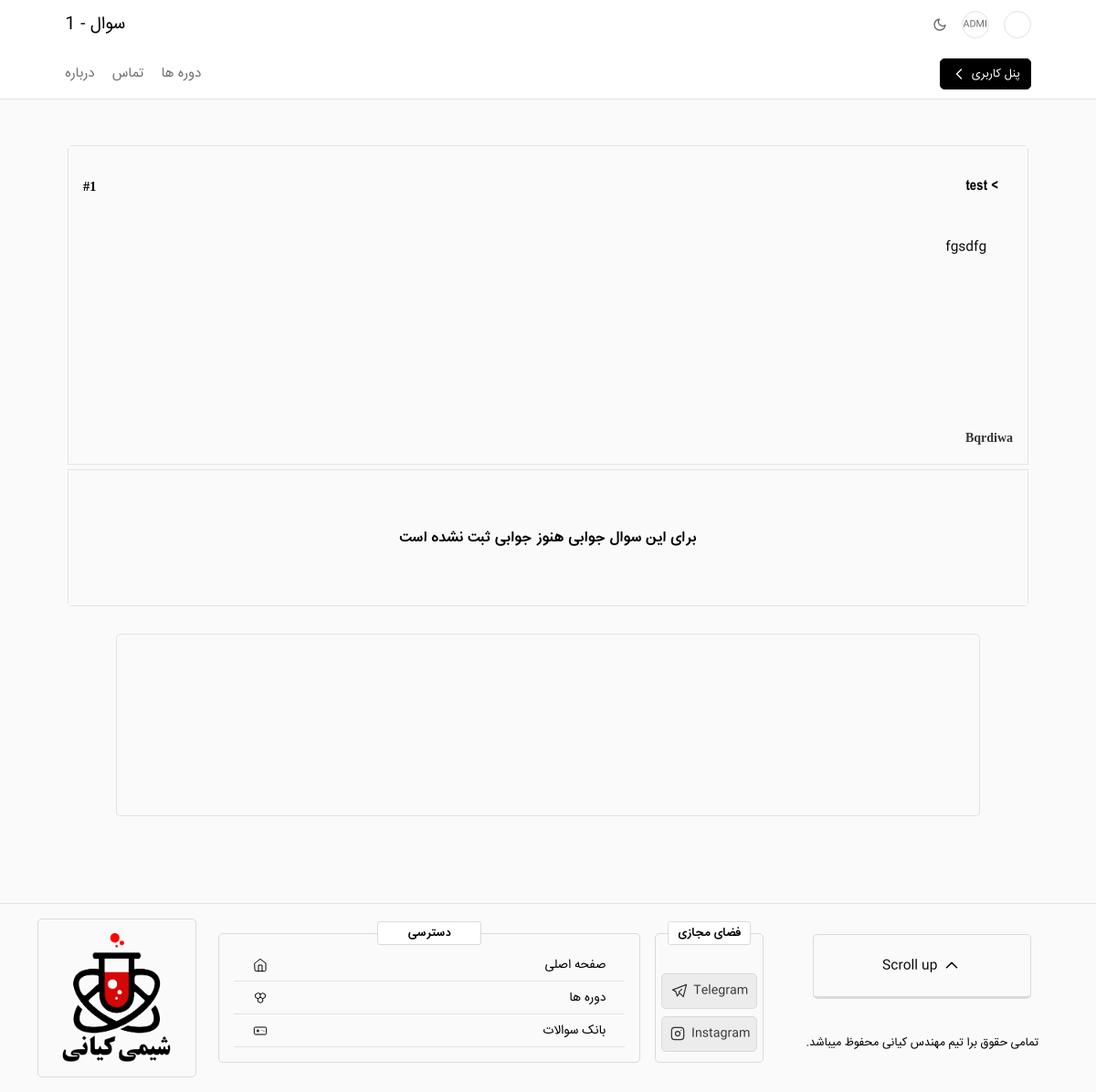
The page /solution/question-1/ (signed in) on the database its author committed.
### home/models.py (models this page shows, shortened)
class Solution(models.Model):
    grad = [('دهم','دهم'),('یازدهم','یازدهم'),('دوازدهم','دوازدهم')]
    fasl = [('اول','فصل اول'),('دوم','فصل دوم'),('سوم','فصل سوم'),('چهارم','فصل چهارم')]
    title = models.CharField(max_length=128)
    content = models.CharField(max_length=480)
    moredata = models.ImageField(upload_to='probloms_pics', blank=True, null=True)
    sender = models.ForeignKey(Student, on_delete=models.CASCADE)
    position = models.CharField(default='باز', max_length=10)
    create_time = models.DateTimeField(default=timezone.now)
    publish = models.BooleanField(default=False)
    grade = models.CharField(max_length=16,choices=grad,default='')
    unit = models.CharField(max_length=16,choices=fasl,default='')

class Student(PermissionsMixin,AbstractBaseUser):
    grad = [('',''),('دهم','دهم'),('یازدهم','یازدهم'),('دوازدهم','دوازدهم'),('فارغ التحصیل','فارغ التحصیل')]
    subjec = [('',''),('تجربی','تجربی'),('ریاضی','ریاضی'),('انسانی','انسانی')]
    username = models.CharField(max_length=32,unique=True)
    full_name = models.CharField(max_length=32,default='', blank=True)
    grade = models.CharField(max_length=16,choices=grad,default='', blank=True)
    subject = models.CharField(max_length=16,choices=subjec,default='')
    phone_number = models.CharField(max_length=10,default='', blank=True)
    date_created  = models.DateTimeField(default=timezone.now)
    plans = models.ManyToManyField(Plan, blank=True)
    is_staff = models.BooleanField(default=False)
    is_superuser = models.BooleanField(default=False)
    is_active = models.BooleanField(default=False)
    USERNAME_FIELD = 'username'
    REQUIRED_FIELDS = ('phone_number',)
    objects = CustomUserManager()

### home/decorators.py (the view)
    def wrapper(request, *args, **kwargs):
        user = request.user
        BasePlan = Plan.objects.get(pk=1)
        if BasePlan in user.plans.all():
            return view_func(request,*args,**kwargs)
        else:
            messages.success(request, f'شما برای دیدن این صفحه باید دوره {BasePlan.name} را داشته باشید')
            return redirect('plans')

### home/templates/home/question_view.html (shortened to what this page needs)
{% extends 'home/base.html'%}
{%load static%}
{% block content %}
<link rel="stylesheet" href="{%static 'css/question_view.css'%}">
<main>
    <div class="q-a-container">
        <div class="question">
            <div class="question-detail">
                <div class="q-t">
                    <p class="question-id">#{{Q.pk}}</p>
                    <p class="question-title">> {{Q.title}}</p>
                </div>
                <p class="question-content">{{Q.content}}</p>
                <div class="last-detail">
                    <p class="user-profile">{{Q.sender.username}}</p>
                </div>
            </div>
        </div>
        {%if answer%}
            <div class="question" id="answer">
                {%if answer.file%}
                    {% if answer.get_file_type == 'image'%}
                        <div class="image">
                            <img src="{{answer.file.url}}">
                        </div>
                    {%else%}
                        <div class="image">
                            <video src="{{answer.file.url}}" controls>
                        </div>
                    {%endif%}
                {%endif%}
                <div class="answer-detail">
                    <p class="answer-content">{{answer.content}}</p>
                    <div class="last-detail">
                        <p class="user-profile">َAdmin</p>
                        <p>{{answer.subject}}</p>
                    </div>
                </div>
            </div>
        {%else%}
        <div class="no-a-cont" id="answer">
            برای این سوال جوابی هنوز جوابی ثبت نشده است
        </div>
        {%endif%}
    </div>
    <div class="more-data">
    </div>
</main>
{% endblock content %}

### static/css/globals.css (style rules this page uses)
body, html { margin: 0; padding: 0; width: 100%; height: 100%; }
body { min-height: 100vh; }
*, *:before, *:after { -webkit-box-sizing: inherit; -moz-box-sizing: inherit; box-sizing: inherit; font-family: 'IRSans'; }
main { max-width: 1100px; margin: 0 auto; padding: 0 1.5em; }

### static/css/question_view.css (style rules this page uses)
.question { width: 100%; display: flex; flex-direction: row; flex-wrap: wrap; height: fit-content; overflow: hidden; }
.question-detail { padding: 1em ; flex: 1; min-height: 350px; direction: rtl; border: 1px solid #e2e2e2; display: flex; gap: 10px; width: 100%; flex-direction: column; }
.q-t { display: flex; flex-direction: row-reverse; justify-content: space-between; height: fit-content; }
.question-title { font-family: IRSansB; border-radius: 5px; font-size: 1rem; padding: 1em; flex: 1; }
.no-a-cont { overflow: hidden; display: flex; width: 100%; height: 150px; justify-content: center; align-items: center; font-weight: bolder; font-family: IRSansB; direction:rtl; line-height: 30px; padding: 1em; border: 1px solid #e2e2e2; }
.question-id { font-family: Poppins; font-size: .9rem; font-weight: bolder; align-items: center; display: flex; }
.question-content { color: black; font-size: .9rem; border-radius: 5px; line-height: 30px; padding: 1em 2em; flex: 1; }
.last-detail { width: 100%; height: fit-content; display: flex; flex: 0; direction: ltr; justify-content: space-between; }
.last-detail > p { font-family: Poppins; font-size: .875rem; color: #333; font-weight: 600; }
.user-profile { cursor: pointer; }
.more-data { width: 90%; margin: auto; height: 200px; border-radius: 5px; display: flex; flex-direction: row; padding: 1em 2em; border: 1px solid #e2e2e2; margin-top: 30px; }
.q-a-container { display: flex; flex-direction: column; gap: 5px; margin-top: 50px; border-radius: 5px; overflow: hidden; }

### home/templates/home/base.html (style rules this page uses)
body { background: #FAFAFA; }
p { margin: 0; }
main { min-height: 100%; height: fit-content; }

### rows shown on the page
Solution: title "test", content "fgsdfg"
Student: sender.username "Bqrdiwa"

### other values the page prints
{{ HT }} "سوال - 1"
{{ Q.pk }} "1"
